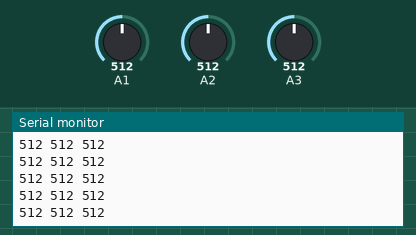
This sketch was run on a simulated Arduino Uno, built with avr-gcc and run on an emulated ATmega328P. On the bench: the last lines printed to the serial monitor. The inputs (shaded band) are chosen by the test bench; at power-on: A3 = 512, A1 = 512, A2 = 512.

Above: at 8.7 s.
8.8 s: A3 set to 987
At 8.88 s:
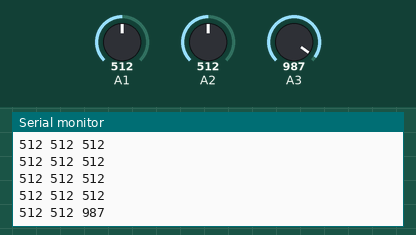
11.8 s: A3 set to 1016
At 11.8 s:
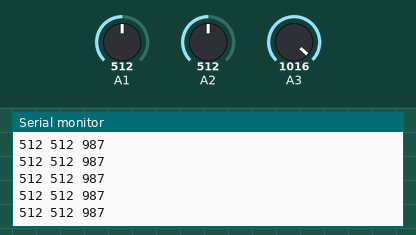
Timing chart, 0 to 14.3 s (numbered marks = the images above; inputs shaded):
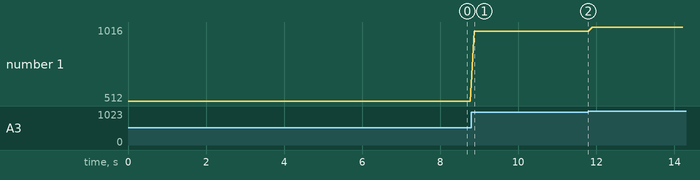

Measured:
- after the input at 8.8 s, the serial monitor: prints a new line after 0.07 s (image 1)
- plotted number 1: 512 → 987 after the input at 8.8 s, 987 → 1016 after the input at 11.8 s

The sketch:

pin_test.ino
```cpp
int sensorPanel[10] = {};
void setup(){
  Serial.begin(9600);   //Necessary to set up Serial port
}
void loop()
{
  Serial.print(analogRead(1));
  Serial.print(' ');
  Serial.print(analogRead(2));
  Serial.print(' ');
  Serial.print(analogRead(3));
  Serial.println(' ');
  /*
  Serial.print(analogRead(7));
  Serial.print(' ');
  Serial.print(analogRead(8));
  Serial.print(' ');
  Serial.print(analogRead(9));
  Serial.println(' ');
  */
  delay(100);              //Set the number to change frequency of readings.
}
```
